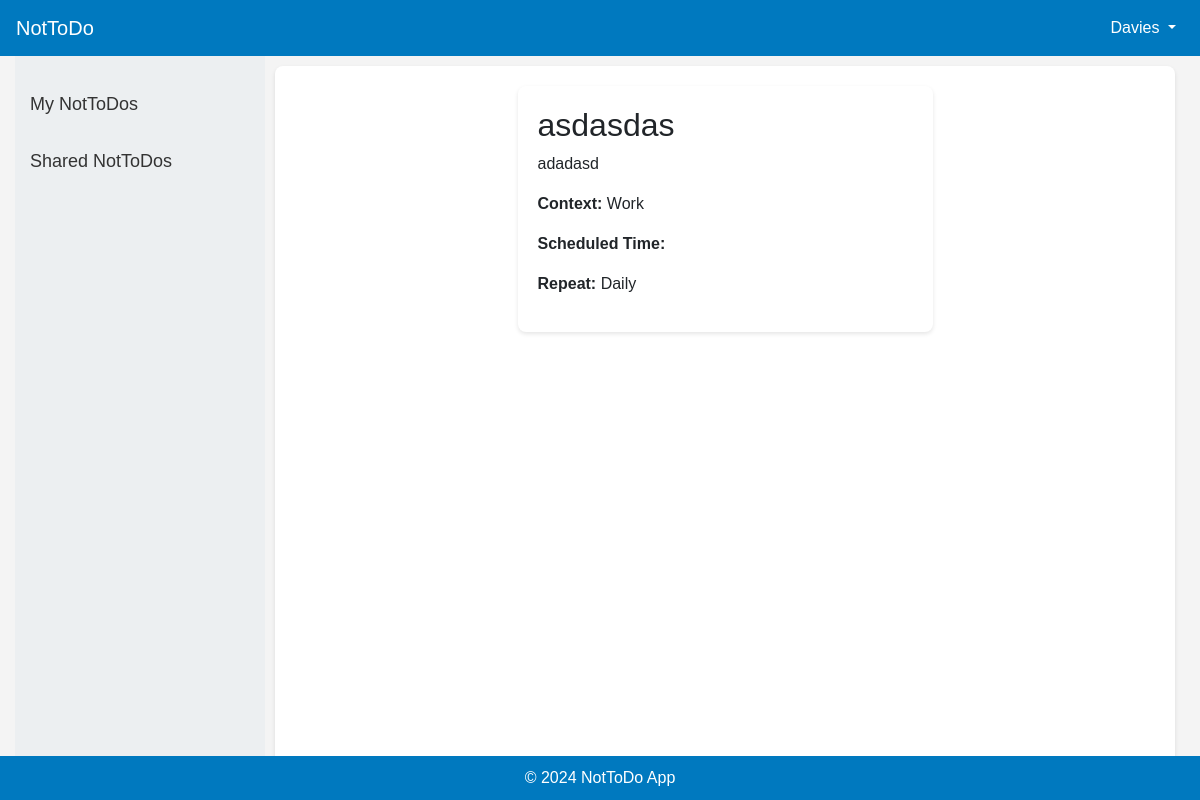
Screenshot of /nottodos/13/ (signed in) with the database file from the repository.
### nottodo/models.py (models this page shows, shortened)
class NotToDo(models.Model):
    user = models.ForeignKey(User, on_delete=models.CASCADE)
    title = models.CharField(max_length=255)
    description = models.TextField(blank=True, null=True)
    context = models.CharField(max_length=50, choices=[('Home', 'Home'), ('Work', 'Work'), ('Other', 'Other')])
    scheduled_start_time = models.DateTimeField(blank=True, null=True)
    scheduled_end_time = models.DateTimeField(blank=True, null=True)
    repeat = models.CharField(max_length=50, choices=[('None', 'None'), ('Daily', 'Daily'), ('Weekly', 'Weekly'), ('Monthly', 'Monthly')], default='None')
    created_at = models.DateTimeField(default=timezone.now)
    updated_at = models.DateTimeField(auto_now=True)

### nottodo/views.py (the view)
# urls.py: path('nottodos/<int:pk>/', views.view_nottodo, name='view_nottodo'),
@login_required
def view_nottodo(request, pk):
    nottodo = NotToDo.objects.get(pk=pk, user=request.user)
    return render(request, 'view_nottodo.html', {'nottodo': nottodo})

### nottodo/templates/view_nottodo.html (shortened to what this page needs)
{% extends 'base.html' %}
{% block content %}
<div class="row">
    <div class="col-md-6 offset-md-3">
        <div class="form-frame">
            <h2>{{ nottodo.title }}</h2>
            <p>{{ nottodo.description }}</p>
            <p><strong>Context:</strong> {{ nottodo.context }}</p>
            <p><strong>Scheduled Time:</strong> {{ nottodo.scheduled_time }}</p>
            <p><strong>Repeat:</strong> {{ nottodo.get_repeat_display }}</p>
        </div>
    </div>
</div>
{% endblock %}

### nottodo/templates/base.html (shortened to what this page needs)
<!DOCTYPE html>
<html lang="en">
<head>
    <link rel="stylesheet" href="https://stackpath.bootstrapcdn.com/bootstrap/4.3.1/css/bootstrap.min.css">
    {% load static %}
    <link rel="stylesheet" href="{% static 'nottodo.css' %}">
     <link href="https://cdnjs.cloudflare.com/ajax/libs/fullcalendar/3.10.2/fullcalendar.min.css" rel="stylesheet">
</head>
<body>
    <nav class="navbar navbar-expand-lg">
        <a class="navbar-brand" href="{% url 'home' %}">NotToDo</a>
        <div class="collapse navbar-collapse" id="navbarNav">
            <ul class="navbar-nav ml-auto">
                {% if user.is_authenticated %}
                <li class="nav-item dropdown">
                    <a class="nav-link dropdown-toggle" href="#" id="navbarDropdown" role="button" data-toggle="dropdown" aria-haspopup="true" aria-expanded="false">
                        {{ user.username }}
                    </a>
                </li>
                {% endif %}
            </ul>
        </div>
    </nav>
    <div class="container-fluid">
        <div class="sidebar">
            <a href="{% url 'list_nottodos' %}">My NotToDos</a>
            <a href="{% url 'list_shared_nottodos' %}">Shared NotToDos</a>
        </div>
        <div class="main-content">
            {% block content %}
            {% endblock %}
        </div>
    </div>
    <footer class="footer">
        <div class="container">
            <span>&copy; 2024 NotToDo App</span>
        </div>
    </footer>
</body>
</html>

### nottodo/static/nottodo.css (style rules this page uses)
body { font-family: 'Arial', sans-serif; background-color: #f4f4f4; margin: 0; padding: 0; display: flex; flex-direction: column; min-height: 100vh; }
.navbar { background-color: #0079bf; color: white; }
.navbar a.navbar-brand, .navbar a.nav-link { color: white !important; }
.container-fluid { display: flex; flex: 1; height: 100%; }
.sidebar { width: 250px; background-color: #eceff1; padding-top: 20px; }
.sidebar a { padding: 15px; text-decoration: none; font-size: 18px; color: #333; display: block; }
.main-content { flex: 1; padding: 20px; background-color: #fff; margin: 10px; box-shadow: 0 2px 4px rgba(0,0,0,0.1); border-radius: 8px; overflow-y: auto; }
.footer { background-color: #0079bf; color: white; text-align: center; padding: 10px 0; position: fixed; bottom: 0; width: 100%; }
.form-frame { padding: 20px; background-color: white; border-radius: 8px; box-shadow: 0 2px 4px rgba(0,0,0,0.1); }

### rows the page displays
NotToDo: title "asdasdas", description "adadasd", context "Work", repeat "Daily"

### other values shown
{{ user.username }} "Davies"
